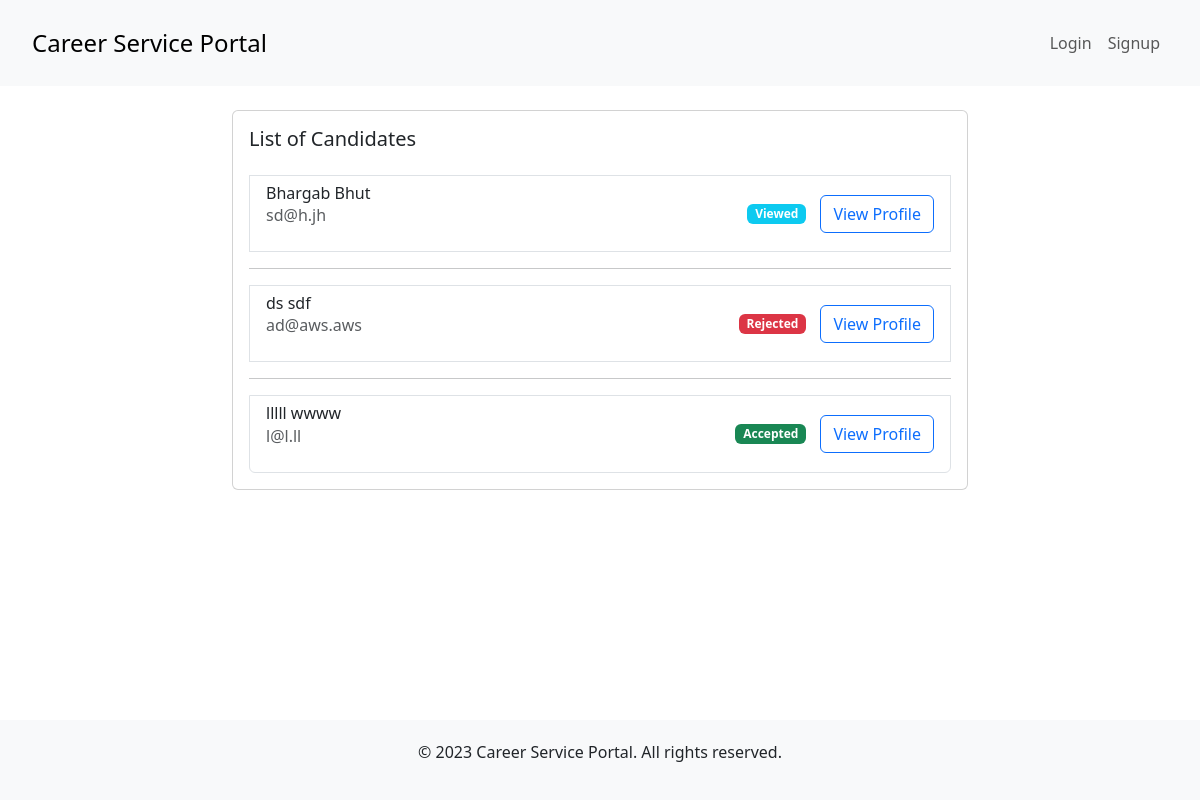
/employer/browseCandidates/8/, run on the app's committed database.
### candidate/models.py (models this page shows)
class Application(models.Model):
    candidate = models.ForeignKey(
        Candidate, on_delete=models.SET_NULL, null=True, blank=True)
    job = models.ForeignKey(Job, on_delete=models.CASCADE)
    status = models.CharField(max_length=255)

class Candidate(models.Model):
    firstName = models.CharField(max_length=255)
    lastName = models.CharField(max_length=255)
    phone = models.CharField(max_length=255)
    resume = models.ForeignKey(
        Resume, on_delete=models.SET_NULL, null=True, blank=True)
    user = models.ForeignKey(User, on_delete=models.CASCADE)
    savedJobs = models.ManyToManyField(Job)

### user/models.py (models this page shows, shortened)
class User(models.Model):
    email = models.EmailField(max_length=254)
    password = models.CharField(max_length=255)
    role = models.CharField(max_length=255)

### employer/views.py (the view)
# urls.py: path('browseCandidates/<int:job_id>/', views.browse_candidates, name='browse_candidates'),
def browse_candidates(request, job_id):
    employer = check_login(request)
    try:
        job = Job.objects.get(pk=job_id)
    except Job.DoesNotExist:
        return HttpResponseRedirect('/employer/viewJobs')
    applications = Application.objects.filter(job=job)
    candidates = [application.candidate for application in applications]
    context = {
        'job': job,
        'applications': applications
    }
    return render(request, 'employer/browse_candidates.html', context)

### employer/views.py (called while the page is built, shortened)
def check_login(request):
    return None

### templates/employer/browse_candidates.html (shortened to what this page needs)
{% extends "shared/base.html" %}
{% block content %}
<div class="container">
  <div class="row justify-content-center">
    <div class="col-md-8">
      <div class="card mt-4">
        <div class="card-body">
          <h5 class="card-title mb-4">List of Candidates</h5>
          <ul class="list-group">
            {% for application in applications %}
              <li class="list-group-item">
                <div class="d-flex justify-content-between align-items-center">
                  <div>
                    <h6 class="mb-0">{{ application.candidate.firstName }} {{ application.candidate.lastName }}</h6>
                    <p class="text-muted">{{ application.candidate.user.email }}</p>
                  </div>
                  <div>
                    {% if application.status == "Applied" %}
                      <span class="badge bg-warning">{{ application.status }}</span>
                    {% elif application.status == "Viewed" %}
                      <span class="badge bg-info">{{ application.status }}</span>
                    {% elif application.status == "Accepted" %}
                      <span class="badge bg-success">{{ application.status }}</span>
                    {% elif application.status == "Rejected" %}
                      <span class="badge bg-danger">{{ application.status }}</span>
                    {% endif %}
                    <a href="/employer/view_candidate_application/{{ application.pk }}/" class="btn btn-outline-primary">View Profile</a>
                  </div>
                </div>
              </li>
              {% if not forloop.last %}
                <hr>
              {% endif %}
            {% endfor %}
          </ul>
        </div>
      </div>
    </div>
  </div>
</div>
{% endblock %}

### templates/shared/base.html (style rules this page uses)
html, body { height: 100%; }
body { display: flex; flex-direction: column; }
.container { flex: 1; }

### data on the page
Application: candidate.firstName "Bhargab", candidate.lastName "Bhut", candidate.user.email "sd@h.jh", status "Viewed"
Application: candidate.firstName "ds", candidate.lastName "sdf", candidate.user.email "ad@aws.aws", status "Rejected"
Application: candidate.firstName "lllll", candidate.lastName "wwww", candidate.user.email "l@l.ll", status "Accepted"
